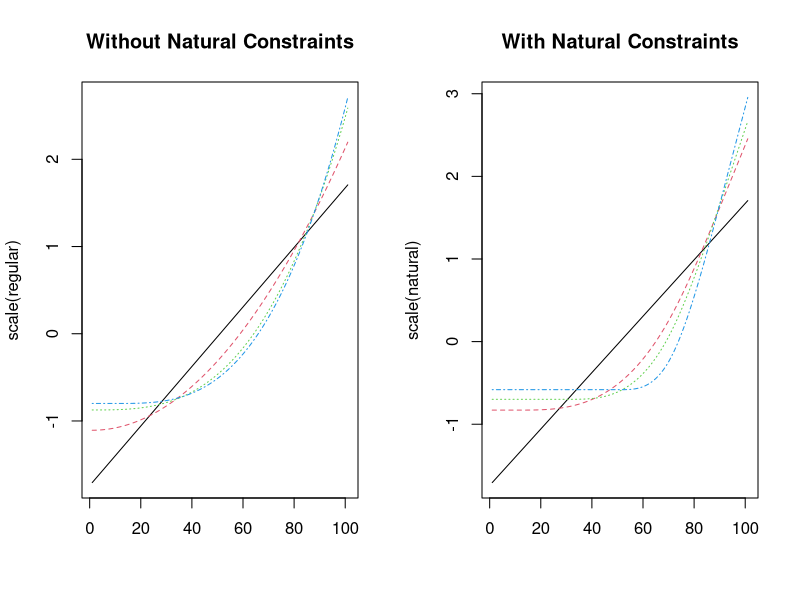

Generate this figure with R:
# First write a truncated polynomial spline base function
# This function is a modified version from the lecture notes
truncPoly <- function(x, df, natural = TRUE) {
  # x is the predictor
  # df is degree of freedom
  # natural is a boolean argument determining if natural constraint is needed
  if (natural){
    K <- df # df = K for natural, K is the number of knots
    knots <- quantile(x, seq(0.1, 0.9, length = K)) # obtain K knots
    # d_k(X) is a matrix with n rows and K-1 columns
    d_k <- matrix(NA, nrow = length(x), ncol = K-1)
    for (i in 1:(K-1)){
      numerator <- (x > knots[i])*(x-knots[i])^3 - (x > knots[K])*(x-knots[K])^3
      denominator <- knots[K]-knots[i]
      d_k[,i] <- numerator/denominator # ESL(5.5)
    }
    # N_{k+2}(X) is a matrix with n rows and K-2 columns
    N_kplus2 <- matrix(NA, nrow = length(x), ncol = K-2)
    for (i in 1:(K-2)){
      N_kplus2[,i] <- d_k[,i] - d_k[,K-1] # ESL(5.4)
    }
    # Final matrix of basis, N_2(X) = X, N_{k+2}(X) defined as above
    N <- cbind(x, N_kplus2)
    return(N)
  }
  else {
    K <- df - 4 # df = K+4 for regular
    knots <- quantile(x, seq(0.1, 0.9, length = K)) # obtain K knots
    trunc_fun <- function(k) (x > k)*(x-k)^3
    S <- sapply(knots[1:(df-2)], trunc_fun)
    S <- cbind(x, x^2, x^3, S) # regular truncated polynomial spline
    return(S)
  }
}

# Plot an example of regular and natural bases
x <- seq(0, 10, length = 101) # example from lecture
regular <- truncPoly(x, df = 5, natural = FALSE) # regular bases
natural <- truncPoly(x, df = 5, natural = TRUE) # natural bases
# Plots
par(mfrow = c(1, 2))
matplot(scale(regular), type = "l", main = "Without Natural Constraints")
matplot(scale(natural), type = "l", main = "With Natural Constraints")

